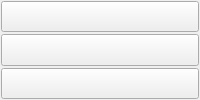
      <widget class="QWidget" name="page_54">
       <layout class="QGridLayout" name="gridLayout_57">
        <property name="margin">
         <number>1</number>
        </property>
        <property name="spacing">
         <number>2</number>
        </property>
        <item row="0" column="0">
         <layout class="QVBoxLayout" name="verticalLayout_30">
          <item>
           <widget class="QPushButton" name="ui_6_Pane1BTN">
            <property name="sizePolicy">
             <sizepolicy hsizetype="Expanding" vsizetype="Expanding">
              <horstretch>0</horstretch>
              <verstretch>0</verstretch>
             </sizepolicy>
            </property>
            <property name="text">
             <string/>
            </property>
            <property name="view" stdset="0">
             <string>pane1</string>
            </property>
           </widget>
          </item>
          <item>
           <widget class="QPushButton" name="ui_6_Pane2BTN">
            <property name="sizePolicy">
             <sizepolicy hsizetype="Expanding" vsizetype="Expanding">
              <horstretch>0</horstretch>
              <verstretch>0</verstretch>
             </sizepolicy>
            </property>
            <property name="text">
             <string/>
            </property>
            <property name="view" stdset="0">
             <string>pane2</string>
            </property>
           </widget>
          </item>
          <item>
           <widget class="QPushButton" name="ui_6_Pane3BTN">
            <property name="sizePolicy">
             <sizepolicy hsizetype="Expanding" vsizetype="Expanding">
              <horstretch>0</horstretch>
              <verstretch>0</verstretch>
             </sizepolicy>
            </property>
            <property name="text">
             <string/>
            </property>
            <property name="view" stdset="0">
             <string>pane3</string>
            </property>
           </widget>
          </item>
         </layout>
        </item>
       </layout>
      </widget>
